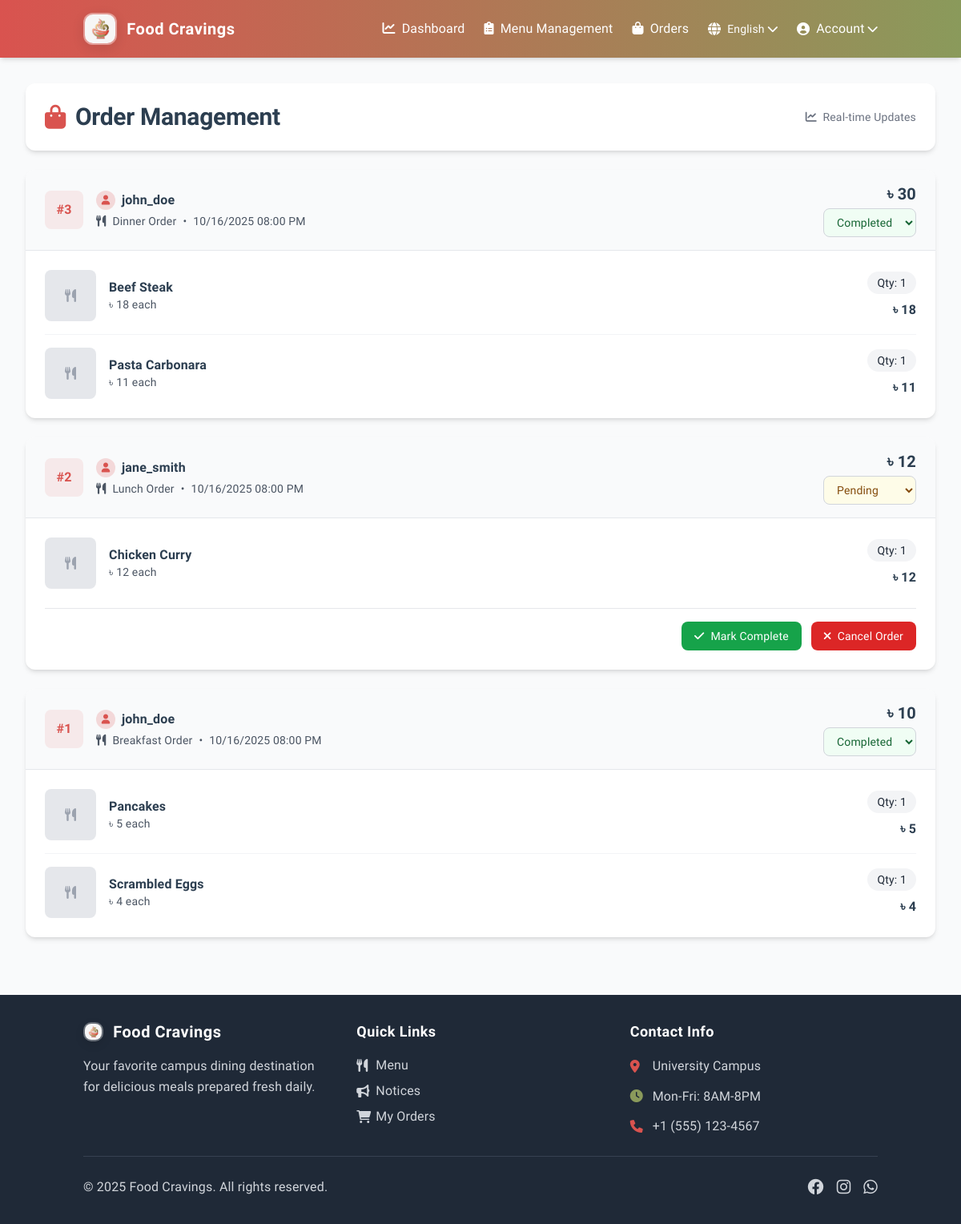
Page /admin/orders (signed in) on the committed database.
### app.py (models this page shows)
class Order(db.Model):
    id = db.Column(db.Integer, primary_key=True)
    user_id = db.Column(db.Integer, db.ForeignKey('user.id'), nullable=False)
    meal_shift = db.Column(db.String(20), nullable=False)  # breakfast, lunch, supper, dinner
    timestamp = db.Column(db.DateTime, default=datetime.utcnow)
    status = db.Column(db.String(20), default='pending')  # pending, completed, cancelled
    total_amount = db.Column(db.Float, nullable=False, default=0.0)
    order_items = db.relationship('OrderItem', backref='order', lazy=True, cascade='all, delete-orphan')

class User(db.Model):
    id = db.Column(db.Integer, primary_key=True)
    username = db.Column(db.String(80), unique=True, nullable=False)
    password = db.Column(db.String(120), nullable=False)
    is_admin = db.Column(db.Boolean, default=False)
    orders = db.relationship('Order', backref='user', lazy=True)
    feedback = db.relationship('Feedback', backref='user', lazy=True)

class OrderItem(db.Model):
    id = db.Column(db.Integer, primary_key=True)
    order_id = db.Column(db.Integer, db.ForeignKey('order.id'), nullable=False)
    item_id = db.Column(db.Integer, db.ForeignKey('menu_item.id'), nullable=False)
    quantity = db.Column(db.Integer, nullable=False)
    unit_price = db.Column(db.Float, nullable=False)  # Price at time of order
    item = db.relationship('MenuItem', backref='order_items', lazy=True)

class MenuItem(db.Model):
    id = db.Column(db.Integer, primary_key=True)
    name = db.Column(db.String(100), nullable=False)
    description = db.Column(db.Text)
    price = db.Column(db.Float, nullable=False)
    image_path = db.Column(db.String(200))
    shift = db.Column(db.String(20), nullable=False)  # breakfast, lunch, supper, dinner
    available = db.Column(db.Boolean, default=True)
    feedbacks = db.relationship('Feedback', backref='menu_item', lazy=True)

### app.py (the view)
@app.route('/admin/orders')
@admin_required
def admin_orders():
    orders = Order.query.options(db.joinedload('user'), db.joinedload('order_items')).order_by(Order.timestamp.desc()).all()
    return render_template('admin_orders.html', orders=orders)

### app.py (called while the page is built)
@babel.localeselector
def get_locale():
    if 'language' in session:
        return session['language']
    if request.args.get('lang'):
        session['language'] = request.args.get('lang')
        return session['language']
    return request.accept_languages.best_match(app.config['LANGUAGES'].keys()) or app.config['BABEL_DEFAULT_LOCALE']

@app.context_processor
def inject_conf_vars():
    return {
        'LANGUAGES': app.config['LANGUAGES'],
        'CURRENT_LANGUAGE': session.get('language', get_locale()),
        '_': gettext
    }

@app.context_processor
def inject_cart_count():
    if 'user_id' in session:
        cart_count = Cart.query.filter_by(user_id=session['user_id']).count()
        return {'cart_count': cart_count}
    return {'cart_count': 0}

def admin_required(f):
    @wraps(f)
    def decorated_function(*args, **kwargs):
        if 'user_id' not in session or not session.get('is_admin'):
            flash('Admin access required.')
            return redirect(url_for('login'))
        return f(*args, **kwargs)
    return decorated_function

### templates/admin_orders.html (shortened to what this page needs)
{% extends "base.html" %}
{% block content %}
<div class="space-y-6">
    <div class="bg-white rounded-xl shadow-md p-6">
        <div class="flex flex-col sm:flex-row sm:items-center sm:justify-between space-y-4 sm:space-y-0">
            <div class="flex items-center space-x-4">
                <h2 class="text-3xl font-bold text-dark flex items-center">
                    <i class="fas fa-shopping-bag text-[#D9534F] mr-3"></i>
                    Order Management
                </h2>
            </div>
            <div class="text-sm text-gray-500">
                <i class="fas fa-chart-line mr-1"></i>
                Real-time Updates
            </div>
        </div>
    </div>
    {% if orders %}
        <div class="space-y-6">
            {% for order in orders %}
            <div class="bg-white rounded-xl shadow-md overflow-hidden">
                <div class="bg-gray-50 px-6 py-4 border-b">
                    <div class="flex items-center justify-between">
                        <div class="flex items-center">
                            <div class="w-12 h-12 bg-primary/10 rounded-lg flex items-center justify-center mr-4">
                                <span class="font-bold text-primary">#{{ order.id }}</span>
                            </div>
                            <div>
                                <div class="flex items-center mb-1">
                                    <div class="w-6 h-6 bg-primary/20 rounded-full flex items-center justify-center mr-2">
                                        <i class="fas fa-user text-primary text-xs"></i>
                                    </div>
                                    <h3 class="font-semibold text-dark">{{ order.user.username }}</h3>
                                </div>
                                <div class="flex items-center text-sm text-gray-600">
                                    <i class="fas fa-utensils mr-2"></i>
                                    <span>{{ order.meal_shift.title() }} Order</span>
                                    <span class="mx-2">•</span>
                                    <span>{{ order.timestamp.strftime('%m/%d/%Y %I:%M %p') }}</span>
                                </div>
                            </div>
                        </div>
                        <div class="text-right">
                            <div class="font-bold text-xl text-dark">৳&nbsp;{{ order.total_amount|int }}</div>
                            <form method="POST" action="{{ url_for('admin_update_order_status', order_id=order.id) }}" class="inline">
                                <select name="status"
                                        onchange="this.form.submit()"
                                        class="border border-gray-300 rounded-lg px-3 py-2 text-sm font-medium focus:ring-2 focus:ring-primary focus:border-transparent mt-1
                                               {% if order.status == 'pending' %}
                                                   bg-yellow-50 text-yellow-800
                                               {% elif order.status == 'completed' %}
                                                   bg-green-50 text-green-800
                                               {% else %}
                                                   bg-red-50 text-red-800
                                               {% endif %}">
                                    <option value="pending" {% if order.status == 'pending' %}selected{% endif %}>
                                        Pending
                                    </option>
                                    <option value="completed" {% if order.status == 'completed' %}selected{% endif %}>
                                        Completed
                                    </option>
                                </select>
                            </form>
                        </div>
                    </div>
                </div>
                <div class="p-6">
                    <div class="space-y-4">
                        {% for order_item in order.order_items %}
                        <div class="flex items-center justify-between border-b border-gray-100 pb-4 last:border-b-0 last:pb-0">
                            <div class="flex items-center">
                                {% if order_item.item.image_path %}
                                    <img src="{{ url_for('static', filename=order_item.item.image_path) }}"
                                         alt="{{ order_item.item.name }}"
                                         class="w-16 h-16 object-cover rounded-lg mr-4 shadow-sm">
                                {% else %}
                                    <div class="w-16 h-16 bg-gray-200 rounded-lg mr-4 flex items-center justify-center">
                                        <i class="fas fa-utensils text-gray-400"></i>
                                    </div>
                                {% endif %}
                                <div>
                                    <h4 class="font-semibold text-dark">{{ order_item.item.name }}</h4>
                                    <p class="text-sm text-gray-600">৳&nbsp;{{ order_item.unit_price|int }} each</p>
                                </div>
                            </div>
                            <div class="text-right">
                                <div class="bg-gray-100 text-gray-800 px-3 py-1 rounded-full text-sm font-medium mb-2">
                                    Qty: {{ order_item.quantity }}
                                </div>
                                <div class="font-semibold text-dark">
                                    ৳&nbsp;{{ (order_item.unit_price * order_item.quantity)|int }}
                                </div>
                            </div>
                        </div>
                        {% endfor %}
                    </div>
                    {% if order.status == 'pending' %}
                    <div class="flex justify-end mt-6 pt-4 border-t space-x-3">
                        <form method="POST"
                              action="{{ url_for('admin_update_order_status', order_id=order.id) }}"
                              class="inline">
                            <button type="submit"
                                    class="bg-green-600 text-white px-4 py-2 rounded-lg hover:bg-green-700 transition-colors text-sm font-medium">
                                <i class="fas fa-check mr-2"></i>Mark Complete
                            </button>
                        </form>
                        <form method="POST"
                              action="{{ url_for('admin_update_order_status', order_id=order.id) }}"
                              class="inline"
                              onsubmit="return confirm('Are you sure you want to cancel this entire order?');">
                            <button type="submit"
                                    class="bg-red-600 text-white px-4 py-2 rounded-lg hover:bg-red-700 transition-colors text-sm font-medium">
                                <i class="fas fa-times mr-2"></i>Cancel Order
                            </button>
                        </form>
                    </div>
                    {% endif %}
                </div>
            </div>
            {% endfor %}
        </div>
    {% endif %}
</div>
{% endblock %}

### templates/base.html (style rules this page uses)
body { font-size: 16px; line-height: 1.6; letter-spacing: 0.01em; }
h2 { font-size: 2rem; line-height: 1.3; font-weight: 600; letter-spacing: -0.01em; }
h3 { font-size: 1.5rem; line-height: 1.4; font-weight: 600; }
h4 { font-size: 1.25rem; line-height: 1.4; font-weight: 500; }
p { font-size: 1rem; line-height: 1.6; font-weight: 400; }
.text-sm { font-size: 0.95rem; line-height: 1.5; }
.text-xs { font-size: 0.85rem; line-height: 1.4; }
button, .btn { font-size: 1rem; font-weight: 500; letter-spacing: 0.02em; }
input, textarea, select { font-size: 1rem; line-height: 1.5; }
.space-y-6 > * + * { margin-top: 1.75rem; }
.space-y-4 > * + * { margin-top: 1.25rem; }

### rows in the picture
Order: id "3", user.username "john_doe", meal_shift "Dinner", timestamp "10/16/2025 08:00 PM", total_amount "30", status "Completed"
OrderItem: item.name "Beef Steak", unit_price "18", quantity "1", (order_item.unit_price*order_item.quantity)|int "18"
OrderItem: item.name "Pasta Carbonara", unit_price "11", quantity "1", (order_item.unit_price*order_item.quantity)|int "11"
Order: id "2", user.username "jane_smith", meal_shift "Lunch", timestamp "10/16/2025 08:00 PM", total_amount "12", status "Pending"
OrderItem: item.name "Chicken Curry", unit_price "12", quantity "1", (order_item.unit_price*order_item.quantity)|int "12"
Order: id "1", user.username "john_doe", meal_shift "Breakfast", timestamp "10/16/2025 08:00 PM", total_amount "10", status "Completed"
OrderItem: item.name "Pancakes", unit_price "5", quantity "1", (order_item.unit_price*order_item.quantity)|int "5"
OrderItem: item.name "Scrambled Eggs", unit_price "4", quantity "1", (order_item.unit_price*order_item.quantity)|int "4"

### other values in the picture
{{ LANGUAGES[CURRENT_LANGUAGE] }} "English"
